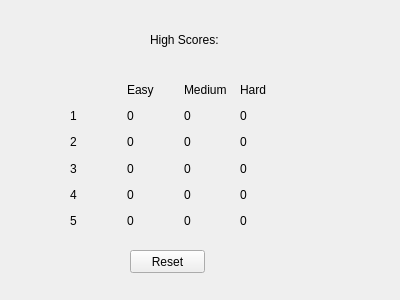
<?xml version="1.0" encoding="UTF-8"?>
<ui version="4.0">
 <class>HighScores</class>
 <widget class="QWidget" name="HighScores">
  <property name="geometry">
   <rect>
    <x>0</x>
    <y>0</y>
    <width>400</width>
    <height>300</height>
   </rect>
  </property>
  <property name="windowTitle">
   <string>High Scores</string>
  </property>
  <widget class="QLabel" name="label">
   <property name="geometry">
    <rect>
     <x>150</x>
     <y>30</y>
     <width>71</width>
     <height>20</height>
    </rect>
   </property>
   <property name="text">
    <string>High Scores:</string>
   </property>
  </widget>
  <widget class="QPushButton" name="reset">
   <property name="geometry">
    <rect>
     <x>130</x>
     <y>250</y>
     <width>75</width>
     <height>23</height>
    </rect>
   </property>
   <property name="text">
    <string>Reset</string>
   </property>
  </widget>
  <widget class="QWidget" name="horizontalLayoutWidget">
   <property name="geometry">
    <rect>
     <x>70</x>
     <y>80</y>
     <width>221</width>
     <height>151</height>
    </rect>
   </property>
   <layout class="QHBoxLayout" name="horizontalLayout">
    <property name="rightMargin">
     <number>0</number>
    </property>
    <item>
     <layout class="QVBoxLayout" name="verticalLayout_2">
      <item>
       <widget class="QLabel" name="label_10">
        <property name="text">
         <string/>
        </property>
       </widget>
      </item>
      <item>
       <widget class="QLabel" name="label_2">
        <property name="text">
         <string>1</string>
        </property>
       </widget>
      </item>
      <item>
       <widget class="QLabel" name="label_3">
        <property name="text">
         <string>2</string>
        </property>
       </widget>
      </item>
      <item>
       <widget class="QLabel" name="label_4">
        <property name="text">
         <string>3</string>
        </property>
       </widget>
      </item>
      <item>
       <widget class="QLabel" name="label_5">
        <property name="text">
         <string>4</string>
        </property>
       </widget>
      </item>
      <item>
       <widget class="QLabel" name="label_6">
        <property name="text">
         <string>5</string>
        </property>
       </widget>
      </item>
     </layout>
    </item>
    <item>
     <layout class="QVBoxLayout" name="verticalLayout">
      <item>
       <widget class="QLabel" name="label_7">
        <property name="text">
         <string>Easy</string>
        </property>
       </widget>
      </item>
      <item>
       <widget class="QLabel" name="Score1_1">
        <property name="text">
         <string>0</string>
        </property>
       </widget>
      </item>
      <item>
       <widget class="QLabel" name="Score1_2">
        <property name="text">
         <string>0</string>
        </property>
       </widget>
      </item>
      <item>
       <widget class="QLabel" name="Score1_3">
        <property name="text">
         <string>0</string>
        </property>
       </widget>
      </item>
      <item>
       <widget class="QLabel" name="Score1_4">
        <property name="text">
         <string>0</string>
        </property>
       </widget>
      </item>
      <item>
       <widget class="QLabel" name="Score1_5">
        <property name="text">
         <string>0</string>
        </property>
       </widget>
      </item>
     </layout>
    </item>
    <item>
     <layout class="QVBoxLayout" name="verticalLayout_3">
      <item>
       <widget class="QLabel" name="label_8">
        <property name="text">
         <string>Medium</string>
        </property>
       </widget>
      </item>
      <item>
       <widget class="QLabel" name="Score2_1">
        <property name="text">
         <string>0</string>
        </property>
       </widget>
      </item>
      <item>
       <widget class="QLabel" name="Score2_2">
        <property name="text">
         <string>0</string>
        </property>
       </widget>
      </item>
      <item>
       <widget class="QLabel" name="Score2_3">
        <property name="text">
         <string>0</string>
        </property>
       </widget>
      </item>
      <item>
       <widget class="QLabel" name="Score2_4">
        <property name="text">
         <string>0</string>
        </property>
       </widget>
      </item>
      <item>
       <widget class="QLabel" name="Score2_5">
        <property name="text">
         <string>0</string>
        </property>
       </widget>
      </item>
     </layout>
    </item>
    <item>
     <layout class="QVBoxLayout" name="verticalLayout_4">
      <item>
       <widget class="QLabel" name="label_9">
        <property name="text">
         <string>Hard</string>
        </property>
       </widget>
      </item>
      <item>
       <widget class="QLabel" name="Score3_1">
        <property name="text">
         <string>0</string>
        </property>
       </widget>
      </item>
      <item>
       <widget class="QLabel" name="Score3_2">
        <property name="text">
         <string>0</string>
        </property>
       </widget>
      </item>
      <item>
       <widget class="QLabel" name="Score3_3">
        <property name="text">
         <string>0</string>
        </property>
       </widget>
      </item>
      <item>
       <widget class="QLabel" name="Score3_4">
        <property name="text">
         <string>0</string>
        </property>
       </widget>
      </item>
      <item>
       <widget class="QLabel" name="Score3_5">
        <property name="text">
         <string>0</string>
        </property>
       </widget>
      </item>
     </layout>
    </item>
   </layout>
  </widget>
 </widget>
 <resources/>
 <connections/>
</ui>
